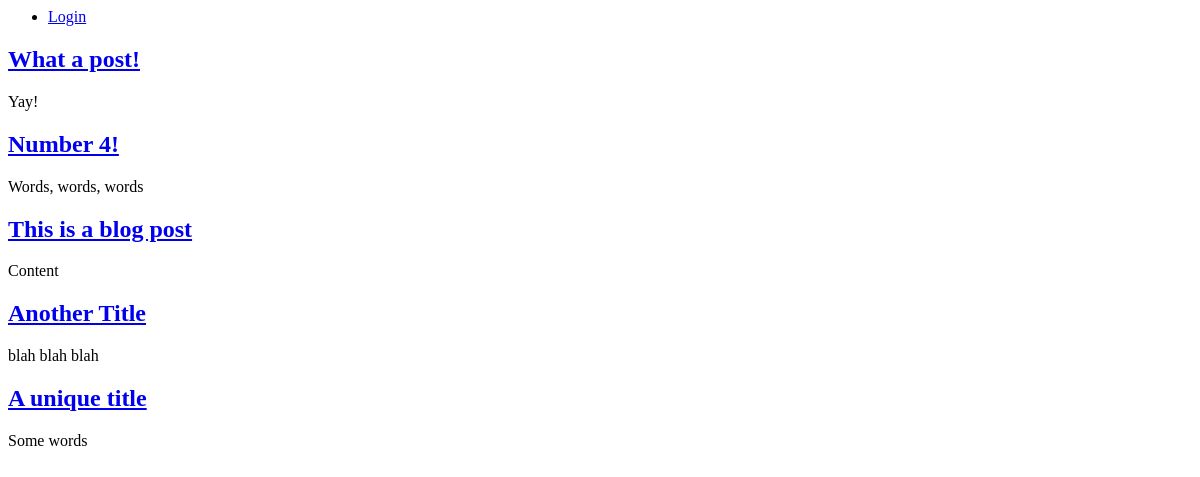
The page /blog/ on the database as committed earlier.
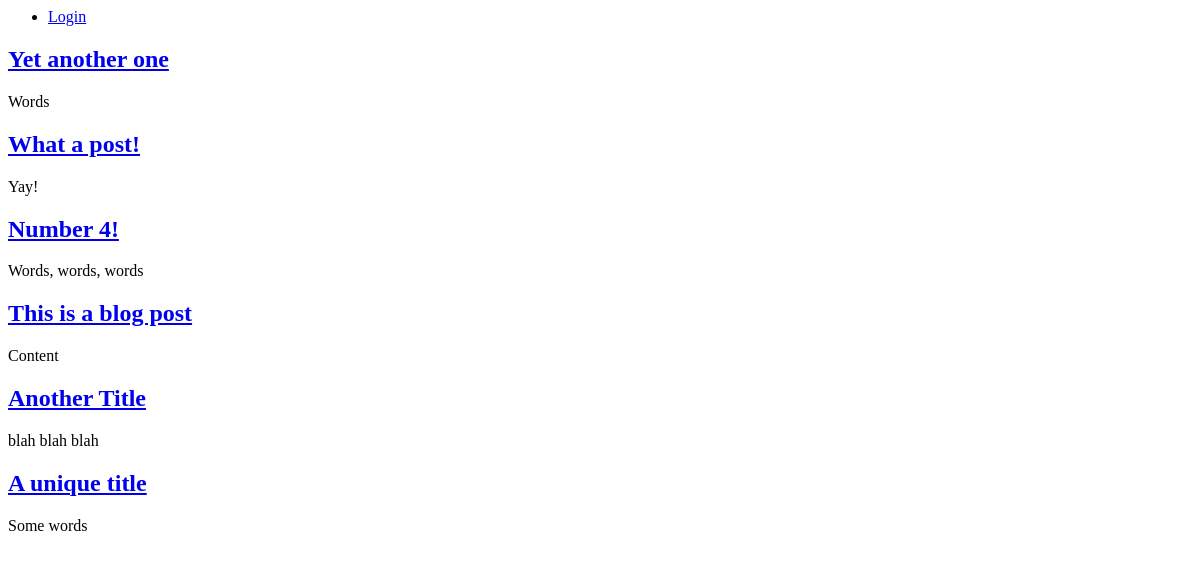
The same page on the database as committed later.
### hello_world/models.py (models this page shows, shortened)
class Post(models.Model):
	title = models.CharField(max_length=255)
	author = models.ForeignKey(User, related_name='posts')
	body = models.TextField()
	date = models.DateTimeField(auto_now_add=True)
	blog = models.ForeignKey(Blog, related_name='posts')
	slug = models.SlugField(max_length=255, unique=True)

### hello_world/views.py (the view)
def home(request):
	posts = Post.objects.all().order_by('-date')
	return render(request, 'home.html', {'title': 'Home Page', 'posts': posts})

### hello_world/templates/home.html
{% extends "base.html" %}
{% block main %}
	{% for post in posts %}
		<h2><a href="{% url 'post_detail' post.slug %}">{{ post.title }}</a></h2>
		<p>{{ post.body }}</p>
	{% endfor %}
{% endblock %}

### hello_world/templates/base.html (shortened to what this page needs)
<html>
	<head>
	</head>
	<body>
		<ul>
			{% if request.user.is_authenticated %}
				<li><a href="{% url 'logout' %}">Logout</a></li>
			{% else %}
				<li><a href="{% url 'login' %}">Login</a></li>
			{% endif %}
		</ul>
		{% block main %}{% endblock %}
	</body>
</html>

Rows that differ between the two databases and show on the page:
added Post: title "Yet another one", body "Words"
